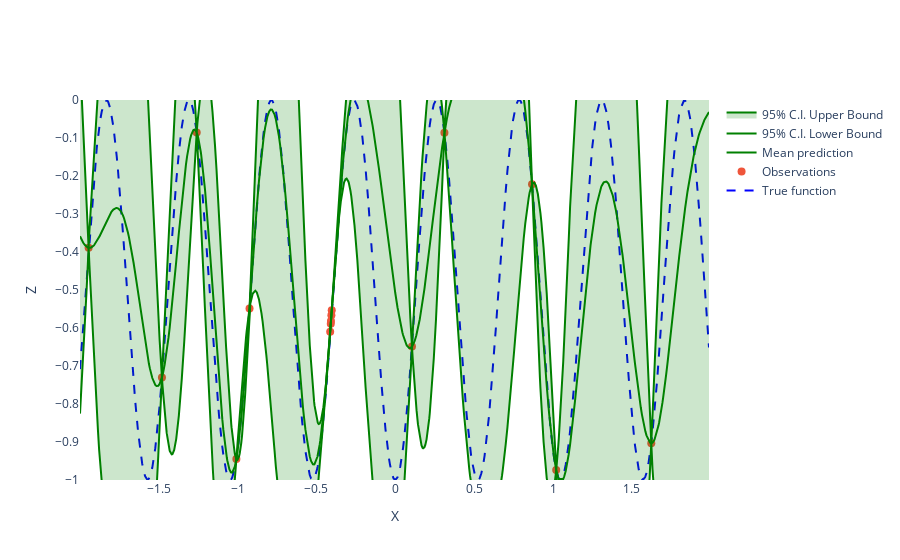

The notebook cell saved with this chart:
### Code cell
gp_plot = create_gp_regression_plot(X, Z, X_new, Z_new, X_noise_std, Z_noise_std, mean_prediction, std_prediction)

gp_plot

### Figure 1 — Plotly figure (JSON) as saved in the notebook; plotly's stock layout.template omitted (floating-point values rounded to 4 significant figures; data arrays with more than 128 entries replaced by an {"elided": "..."} marker saying what was removed)
{"data": [{"line": {"color": "rgba(0, 0, 255, 1)", "dash": "dash"}, "mode": "lines", "name": "True function", "showlegend": true, "type": "scatter", "x": {"elided": "1000 float values"}, "y": {"elided": "1000 float values"}}, {"marker": {"color": "rgba(255, 165, 0)", "size": 8}, "mode": "markers", "name": "Observations", "showlegend": true, "type": "scatter", "x": [-1.259, 0.8671, 1.623, 0.1057, 0.3114, -0.9244, 1.02, -1.945, -1.008, -1.48, -0.4031, -0.4054, -0.4093, -0.408, -0.4129], "y": [-0.08564, -0.2215, -0.903, -0.6489, -0.08608, -0.5485, -0.9737, -0.3888, -0.9449, -0.73, -0.5534, -0.5664, -0.589, -0.5818, -0.6098]}, {"line": {"color": "rgba(0, 128, 0, 1)"}, "mode": "lines", "name": "Mean prediction", "showlegend": true, "type": "scatter", "x": {"elided": "1000 float values"}, "y": {"elided": "1000 float values"}}, {"line": {"color": "rgba(0, 128, 0, 1)"}, "name": "95% C.I. Lower Bound", "type": "scatter", "x": {"elided": "1000 float values"}, "y": {"elided": "1000 float values"}}, {"fill": "tonexty", "fillcolor": "rgba(0, 128, 0, 0.2)", "line": {"color": "rgba(0, 128, 0, 1)"}, "name": "95% C.I. Upper Bound", "type": "scatter", "x": {"elided": "1000 float values"}, "y": {"elided": "1000 float values"}}], "layout": {"annotations": [{"font": {"size": 15}, "showarrow": false, "text": "", "x": 0, "xref": "paper", "y": [-1.03e-05], "yref": "paper"}], "paper_bgcolor": "white", "plot_bgcolor": "white", "showlegend": true, "xaxis": {"range": [-2.0, 1.989], "title": {"text": "X"}}, "yaxis": {"range": [-1.0, -1.03e-05], "title": {"text": "Z"}}}}
